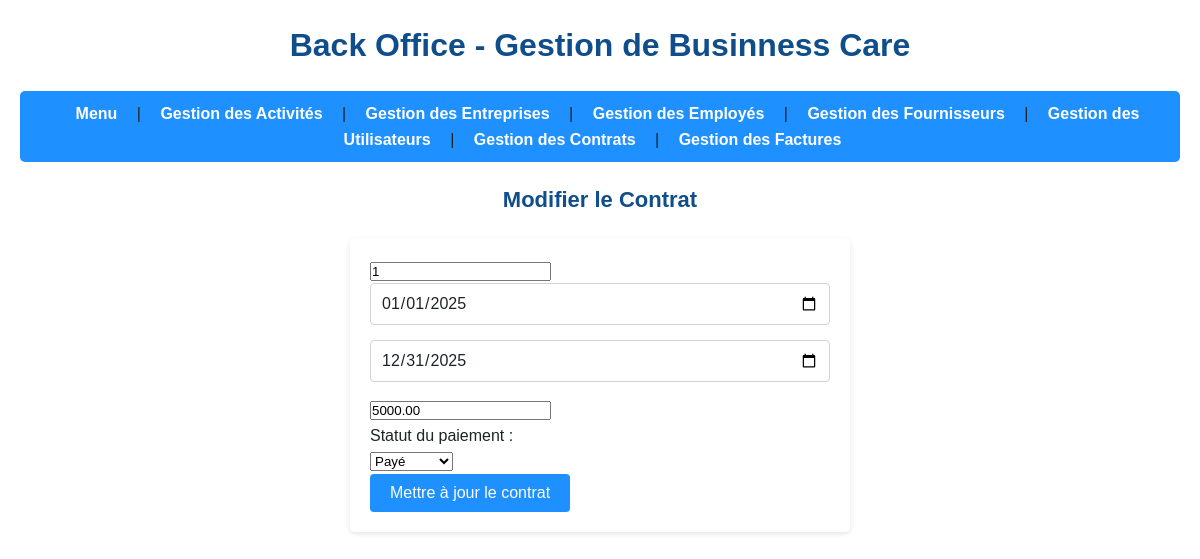
/pages/contracts/edit.php?id=1, run on the app's committed database.
### tables this page shows
CREATE TABLE `contracts` (
  `id` int(11) NOT NULL,
  `company_id` int(11) NOT NULL COMMENT 'Référence à la société cliente',
  `start_date` date NOT NULL COMMENT 'Date de début du contrat',
  `end_date` date DEFAULT NULL COMMENT 'Date de fin du contrat',
  `total_price` decimal(10,2) NOT NULL COMMENT 'Prix total du contrat',
  `payment_status` enum('Pending','Paid','Cancelled') DEFAULT 'Pending' COMMENT 'Statut du paiement'
);

### pages/contracts/edit.php (the view, shortened to what this page needs)
<!DOCTYPE html>
<html lang="fr">
<head>
    <link rel="stylesheet" href="../../assets/style.css">
</head>
<body>
<?php
require_once '../../composants/nav.php';
require_once '../../config/database.php';
$id = $_GET['id'];
$stmt = $pdo->prepare("SELECT * FROM contracts WHERE id = ?");
$stmt->execute([$id]);
$contract = $stmt->fetch(PDO::FETCH_ASSOC);
?>
<h2>Modifier le Contrat</h2>
<form method="POST">
    <input type="number" name="company_id" value="<?php echo $contract['company_id']; ?>" placeholder="ID de la société cliente" required><br>
    <input type="date" name="start_date" value="<?php echo $contract['start_date']; ?>" required><br>
    <input type="date" name="end_date" value="<?php echo $contract['end_date']; ?>"><br>
    <input type="number" name="total_price" step="0.01" value="<?php echo $contract['total_price']; ?>" placeholder="Prix total" required><br>
    <label>Statut du paiement :</label><br>
    <select name="payment_status" required>
        <option value="Paid" <?php echo $contract['payment_status'] == 'Paid' ? 'selected' : ''; ?>>Payé</option>
    </select><br>
    <button type="submit">Mettre à jour le contrat</button>
</form>
</body>
</html>

### assets/style.css (style rules this page uses)
* { margin: 0; padding: 0; box-sizing: border-box; font-family: Arial, sans-serif; }
:root { --bleu-principal: #1E90FF; --bleu-fonce: #104E8B; --noir: #1C2526; --gris: #D3D3D3; --blanc: #FFFFFF; --gris-fonce: #808080; }
body { background-color: var(--blanc); color: var(--noir); line-height: 1.6; padding: 20px; }
h1, h2 { color: var(--bleu-fonce); margin-bottom: 20px; }
h2 { font-size: 22px; text-align: center; }
form { background-color: var(--blanc); padding: 20px; border-radius: 5px; box-shadow: 0 2px 5px rgba(0, 0, 0, 0.1); max-width: 500px; margin: 0 auto; }
input[type="text"], input[type="email"], input[type="date"], textarea { width: 100%; padding: 10px; margin-bottom: 15px; border: 1px solid var(--gris); border-radius: 4px; font-size: 1em; color: var(--noir); }
button, input[type="submit"] { background-color: var(--bleu-principal); color: var(--blanc); padding: 10px 20px; border: none; border-radius: 4px; cursor: pointer; font-size: 1em; transition: background-color 0.3s ease; }

### data on the page
contracts: company_id "1", start_date "01/01/2025", end_date "12/31/2025", total_price "5000.00", payment_status "Payé"
